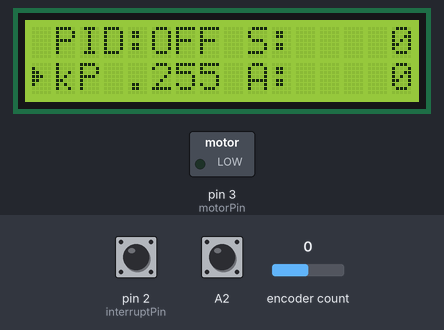
The sketch below on a simulated Arduino Uno, built with avr-gcc and run on an emulated ATmega328P. Parts: 16×2 character LCD, switched loads named in the sketch (green lamp = pin HIGH). The test bench sets the inputs (shaded band); at power-on: encoder count 0, A2 HIGH, pin 2 (interruptPin) HIGH. EEPROM starts erased; what the sketch prints to the serial monitor is not drawn.

Above: at 1.3 s.
1.4 s: encoder count set to 1
At 2.5 s:
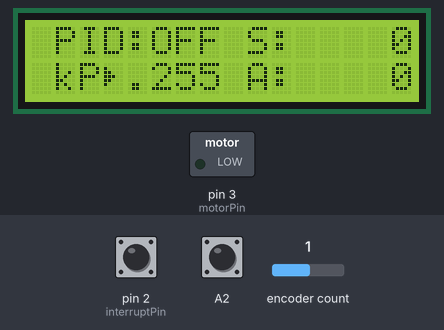
2.9 s: A2 pulled LOW for 3.2 s
At 4.5 s:
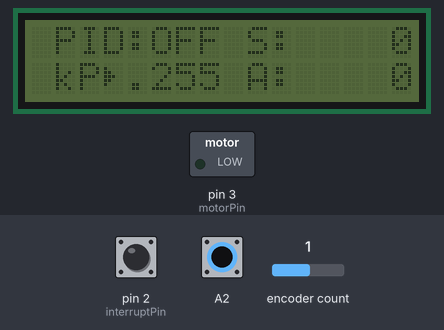
7.6 s: A2 pulled LOW for 0.15 s
At 9.5 s:
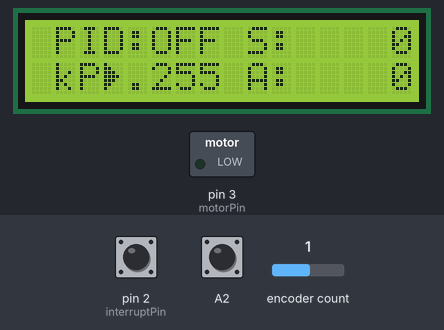
9.8 s: A2 pulled LOW for 3.2 s
At 11.4 s:
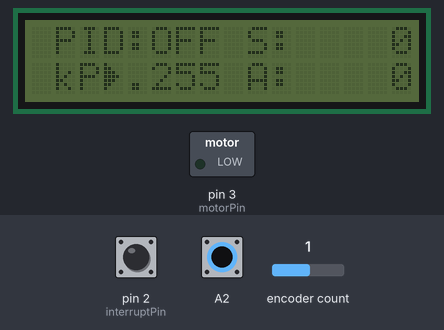
14.5 s: pin 2 (interruptPin) pulled LOW for 0.15 s
At 14.94 s:
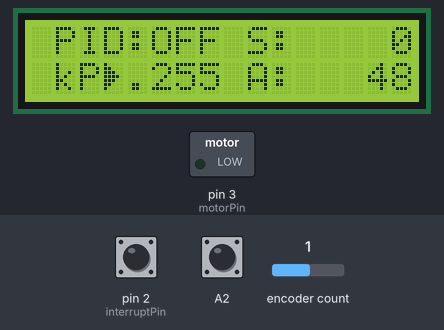
16.5 s: encoder count set to 2
At 17.7 s:
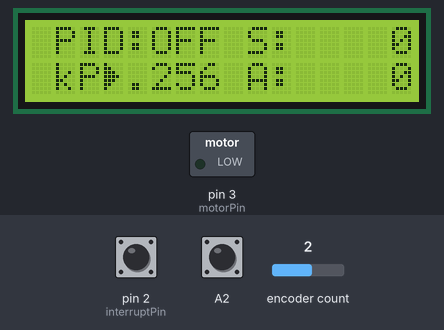
Timing chart, 0 to 19.0 s (numbered marks = the images above; inputs shaded):
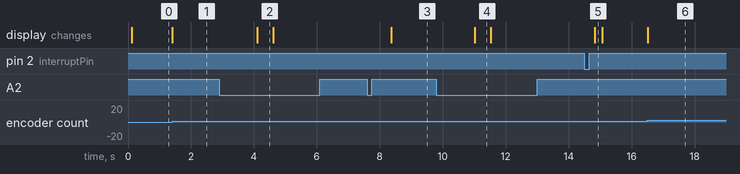

Measured:
- after the input at 1.4 s, the display: changes at once (image 1)
- after the input at 2.9 s, the display: changes after 1.2 s (image 2)
- after the input at 7.6 s, the display: changes after 0.76 s (image 3)
- after the input at 9.8 s, the display: changes after 1.2 s (image 4)
- after the input at 14.5 s, the display: changes after 0.33 s (image 5)
- after the input at 16.5 s, the display: changes at once (image 6)
- what the display in image 2 shows lasts 0.5 s, from 4.1 s to 4.6 s

The sketch:

PID_Rotary_Encoder.ino
```cpp
#include <ClickEncoder.h>
#include <TimerOne.h>
#include <Wire.h>
#include <LiquidCrystal_I2C.h>
#include <EEPROM.h>

//#define SERIAL_MONITOR 1
#define motorPin       3
#define interruptPin   2

ClickEncoder *encoder;
int16_t last, value;

void timerIsr() {
  encoder->service();
}

uint8_t fullArrow[8] = {0x10, 0x18, 0x1c, 0x1e, 0x1c, 0x18, 0x10};
uint8_t emptyArrow[8] = {0x10, 0x8, 0x4, 0x2, 0x4, 0x8, 0x10};
uint8_t smallArrow[8] = {0x0, 0x10, 0x18, 0x1c, 0x18, 0x10};

int cols[] = {0,0,3,8};
int rows[] = {0,1,1,0};
float PID[] = {EEPROM.read(0),EEPROM.read(1),EEPROM.read(2)};
String pidText[] = {"P","I","D"};
int pidIndex = 0;
int cursorPos = 0;
int arrowSize = 2;
int buttonState, lastState, aState, aLastState;
int selected = 0;
int kP, kI, kD;
int setPoint = 0;
float setPointAct;
int maxPID = 999;
int maxSpeed = 13000;
int rotCount = 0;
int encoderBump;
bool pidToggle = false;
bool saved = false;
float lastRPM = 0;
long now;
float msDelay = 250;
float RPM;
int slots = 5;
volatile int count = 0;
int multiplier = 60*(1000/msDelay)/slots;
float error, lastError;
float P, I, D, drive;

LiquidCrystal_I2C lcd(0x3f, 16, 2);

void setup()
{
	encoder = new ClickEncoder(A1, A0, A2);
	Timer1.initialize(1000);
  	Timer1.attachInterrupt(timerIsr);
  	last = -1;
	lcd.begin();
	lcd.backlight();
	lcd.createChar(0, fullArrow);
	lcd.createChar(1, emptyArrow);
	lcd.createChar(2, smallArrow);
	lcd.home();
	lcd.print(" PID:OFF ");
	lcd.print("S:    0");
	lcd.setCursor(0,1);
	lcd.print(" kP .");
	lcd.print(fixSpeed(PID[0],2,"0"));
	lcd.print(" A:    0");
	pinMode(interruptPin, INPUT_PULLUP);
	attachInterrupt(digitalPinToInterrupt(interruptPin), blink, RISING);
	Serial.begin(9600);
}

void moveCursor() {
	for(int i=0; i<4; i++) {
		lcd.setCursor(cols[i],rows[i]);
		if(i==cursorPos)
			lcd.write(arrowSize);
		else
			lcd.print(" ");
	}
}

void loop()
{
	now = millis();
	if(now > lastRPM + msDelay) {
		calcRPM();
		setMotor();
		lastRPM = now;
	}
	value += encoder->getValue();
	if(value != last){
		if(value>last)
			encoderBump = 1;
		else
			encoderBump = -1;
		if(arrowSize == 2) {	// you're moving the cursor
			cursorPos += encoderBump;
			if(cursorPos > 3)
				cursorPos = 0;
			if(cursorPos < 0)
				cursorPos = 4;
		} else {				// you're changing a value
			switch(cursorPos) {
				case 0:			// you're turning PID on or off
					lcd.setCursor(6,0);
					pidToggle = !pidToggle;
					if(pidToggle)
						lcd.print("N ");
					else
						lcd.print("FF");
					break;
				case 1:			// you're cycling through kP, kI, kD
					lcd.setCursor(2,1);
					pidIndex += encoderBump;
					if(pidIndex > 2)
						pidIndex = 0;
					if(pidIndex < 0)
						pidIndex = 2;
					lcd.print(pidText[pidIndex]);
					lcd.print(" .");
					lcd.print(fixSpeed(PID[pidIndex],2,"0"));
					break;
				case 2:			// you're changing PID values
					lcd.setCursor(5,1);
					if(PID[pidIndex] >= 0 && PID[pidIndex] <= maxPID)
						if(PID[pidIndex] + encoderBump >= 0)
							PID[pidIndex] += encoderBump;
					lcd.print(fixSpeed(PID[pidIndex],2,"0"));
					break;
				case 3:
					lcd.setCursor(11,0);
					if(setPoint < maxSpeed)
						setPoint += encoderBump;
					setPointAct = map(setPoint,0,255,0,maxSpeed);
					lcd.print(fixSpeed(setPointAct,4," "));
					break;
			}
		}
		rotCount ++;
	}
	ClickEncoder::Button b = encoder->getButton();
  	if (b != ClickEncoder::Open) {
  		switch (b) {
  			case ClickEncoder::Clicked:
				if(arrowSize == 0)
					arrowSize = 2;
				else
					arrowSize = 0;
			break;
			case ClickEncoder::Held:
      			if(!saved) {
      				Serial.println("Saving");
      				for(int i=0; i<3; i++) {
      					EEPROM.write(i,PID[i]);
      				}
      				saved = true;
      				lcd.noBacklight();
      				delay(500);
					lcd.backlight();
      			}
      		break;
      		case ClickEncoder::Released:
      			saved = false;
      		break;
      	}

	}
	moveCursor();
	last = value;
}

String fixSpeed(int speed, int max, String what) {
	String str = "";
	for(int i=log10(speed); i<max; i++)
		str += what;
	str += String(speed);
	return str;
}

void calcRPM() {
	detachInterrupt(digitalPinToInterrupt(interruptPin));
	RPM = count*multiplier;
	lcd.setCursor(11,1);
	lcd.print(fixSpeed(RPM,4," "));
	lcd.print("    ");
	count = 0;
	attachInterrupt(digitalPinToInterrupt(interruptPin), blink, RISING);
}

void setMotor() {
	if(pidToggle) {
		error = setPointAct - RPM;
		P = error * PID[0]/1000;
		I = I + error * PID[1]/1000;
		D = (error-lastError)/(msDelay/1000) * PID[2]/1000;
		drive = P + I + D;
		lastError = error;
		if(drive > 255)
			drive = 255;
		if(drive < 0)
			drive = 0;
		//printStuff();
		analogWrite(motorPin, drive);
	} else {
		analogWrite(motorPin, setPoint);
	}
}
void blink() {
	count++;
}

void printStuff() {
	#ifdef SERIAL_MONITOR
		Serial.print("set: ");
		Serial.print(setPointAct);
		Serial.print("\t");
		Serial.print("rpm: ");
		Serial.print(RPM);
		Serial.print("\t");
		Serial.print("error: ");
		Serial.print(error);
		Serial.print("\t");
		Serial.print("P: ");
		Serial.print(P);
		Serial.print("\t");
		Serial.print("I: ");
		Serial.print(I);
		Serial.print("\t");
		Serial.print("D: ");
		Serial.print(D);
		Serial.print("\t");
		Serial.print("drive: ");
		Serial.println(drive);
	#else
		Serial.print(setPointAct);
		Serial.print(",");
		Serial.print(RPM);
		Serial.print(",");
		Serial.print(P*5);
		Serial.print(",");
		Serial.print(I*5);
		Serial.print(",");
		Serial.println(D*5);
	#endif
}
```
